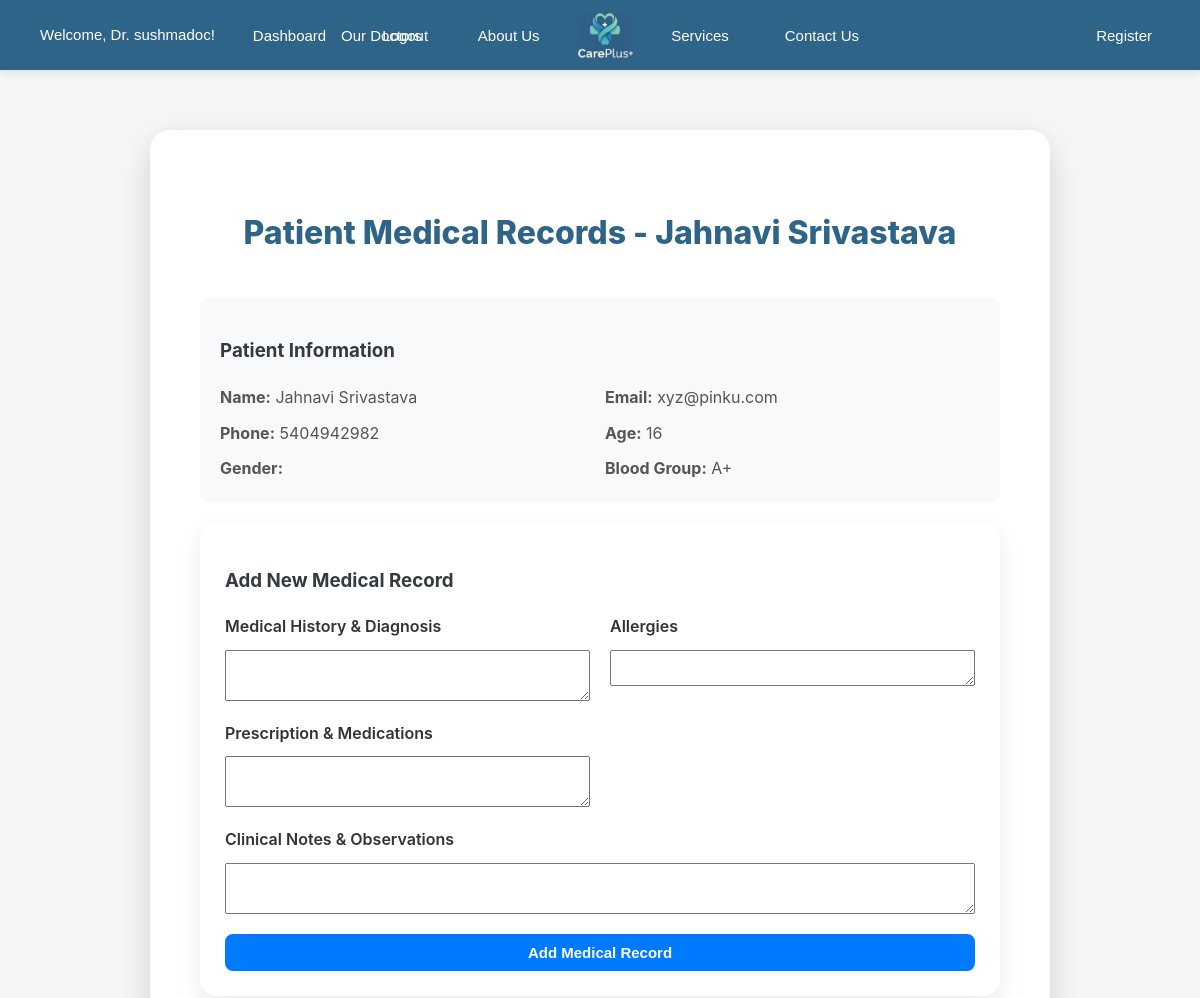
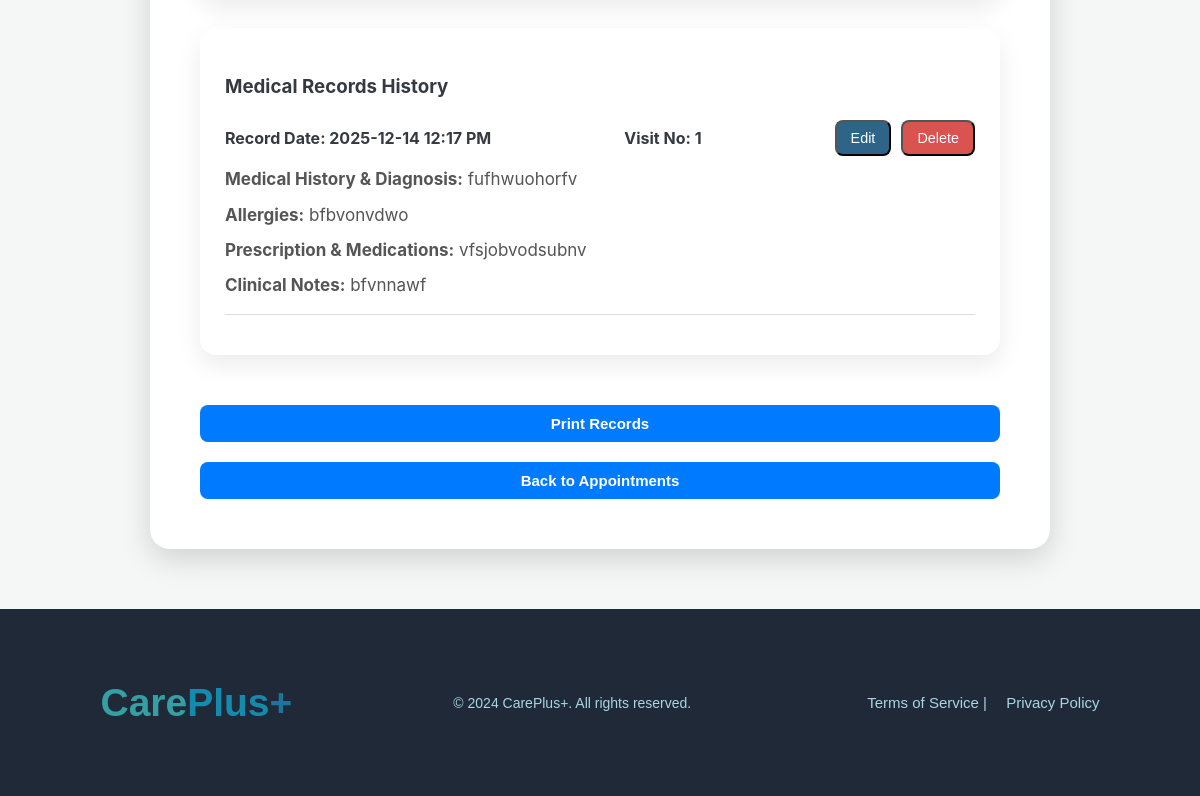
The page /view_patient_history/1 (signed in) on the database its author committed (2 pictures, top to bottom).
### app/models.py (models this page shows)
class Patient(UserMixin, db.Model):
    id = db.Column(db.Integer, primary_key=True)
    name = db.Column(db.String(150), nullable=False)
    email = db.Column(db.String(150), unique=True)
    phone = db.Column(db.String(20), nullable=False)
    age = db.Column(db.Integer)
    gender = db.Column(db.String(10))
    dob = db.Column(db.Date)
    address = db.Column(db.Text)
    blood_group = db.Column(db.String(5))
    emergency_contact_name = db.Column(db.String(150))
    emergency_contact_phone = db.Column(db.String(20))
    added_on = db.Column(db.DateTime, default=datetime.utcnow)
    password = db.Column(db.String(150), nullable=False)
    history = db.relationship('PatientHistory', backref='patient', cascade='all, delete-orphan', passive_deletes=True)
    appointments = db.relationship('Appointment', backref='patient', cascade='all, delete-orphan', passive_deletes=True)

class PatientHistory(db.Model):
    id = db.Column(db.Integer, primary_key=True)
    patient_id = db.Column(db.Integer, db.ForeignKey('patient.id', ondelete='CASCADE'), nullable=False)
    date_recorded = db.Column(db.DateTime, default=datetime.utcnow)
    medical_history = db.Column(db.Text)
    allergies = db.Column(db.Text)
    current_medications = db.Column(db.Text)
    notes = db.Column(db.Text)

### app/routes.py (the view)
    @app.route('/view_patient_history/<int:patient_id>')
    def view_patient_history(patient_id):
        if 'doctor_id' not in session:
            return redirect(url_for('doctor_login'))
        patient = Patient.query.get_or_404(patient_id)
        history_records = PatientHistory.query.filter_by(patient_id=patient_id).order_by(PatientHistory.date_recorded.asc()).all()
        for index, record in enumerate(history_records, start=1):
            record.visit_no = index
        return render_template('patient_history.html', patient=patient, history=history_records)

### templates/patient_history.html
{% extends "base.html" %}
{% block content %}
<div class="appointment-form">
    <h2>Patient Medical Records - {{ patient.name }}</h2>
    <div id="print-area">
        <div class="patient-info">
            <h3>Patient Information</h3>
            <div class="info-grid">
                <p><strong>Name:</strong> {{ patient.name }}</p>
                <p><strong>Email:</strong> {{ patient.email }}</p>
                <p><strong>Phone:</strong> {{ patient.phone }}</p>
                <p><strong>Age:</strong> {{ patient.age }}</p>
                <p><strong>Gender:</strong> {{ patient.gender }}</p>
                <p><strong>Blood Group:</strong> {{ patient.blood_group }}</p>
            </div>
        </div>
        <div class="record-box">
            <h3>Add New Medical Record</h3>
            <form method="POST" action="{{ url_for('add_patient_record', patient_id=patient.id) }}">
                <div class="form-grid">
                    <div class="form-group">
                        <label for="medical_history">Medical History & Diagnosis</label>
                        <textarea id="medical_history" name="medical_history" rows="3"></textarea>
                    </div>
                    <div class="form-group">
                        <label for="allergies">Allergies</label>
                        <textarea id="allergies" name="allergies" rows="2"></textarea>
                    </div>
                    <div class="form-group">
                        <label for="current_medications">Prescription & Medications</label>
                        <textarea id="current_medications" name="current_medications" rows="3"></textarea>
                    </div>
                    <div class="form-group full-width">
                        <label for="notes">Clinical Notes & Observations</label>
                        <textarea id="notes" name="notes" rows="3"></textarea>
                    </div>
                </div>
                <button type="submit" class="btn-primary">Add Medical Record</button>
            </form>
        </div>
        <div class="record-box">
            <h3>Medical Records History</h3>
            {% if history %}
                {% for record in history %}
                <div class="history-record">
                    <div class="record-header">
                        <strong>Record Date: {{ record.date_recorded.strftime('%Y-%m-%d %I:%M %p') }}</strong>
                        <strong>Visit No: {{ record.visit_no }}</strong>
                        <div class="record-actions">
                            <a href="{{ url_for('edit_patient_record', record_id=record.id) }}">
                              <button class="btn-small">
                                Edit
                              </button>
                            </a>
                            <form method="POST" action="{{ url_for('delete_patient_record', record_id=record.id) }}" style="display:inline;">
                                <button type="submit" class="btn-small1">Delete</button>
                            </form>
                        </div>
                    </div>
                    <div class="record-content">
                        {% if record.medical_history %}
                            <p><strong>Medical History & Diagnosis:</strong> {{ record.medical_history }}</p>
                        {% endif %}
                        {% if record.allergies %}
                            <p><strong>Allergies:</strong> {{ record.allergies }}</p>
                        {% endif %}
                        {% if record.current_medications %}
                            <p><strong>Prescription & Medications:</strong> {{ record.current_medications }}</p>
                        {% endif %}
                        {% if record.notes %}
                            <p><strong>Clinical Notes:</strong> {{ record.notes }}</p>
                        {% endif %}
                    </div>
                    <hr>
                </div>
                {% endfor %}
            {% else %}
                <p>No medical history records found.</p>
            {% endif %}
        </div>
    </div>
    <button onclick="window.print()" class="btn-primary print-btn">Print Records</button>
    <a href="{{ url_for('doctor_appointments') }}">
      <button class="btn-primary">
        Back to Appointments
      </button>
    </a>
</div>
{% endblock %}

### static/css/style.css (style rules this page uses)
body { font-family: 'Montserrat', sans-serif; margin: 0; padding: 0; background-color: #f4f7f6; color: #343a40; line-height: 1.6; }
.appointment-form { max-width: 900px; margin: 60px auto; padding: 50px; background-color: #ffffff; border-radius: 20px; box-shadow: 0 10px 30px rgba(0, 0, 0, 0.15); font-family: 'Inter', sans-serif; box-sizing: border-box; }
.appointment-form h2 { text-align: center; color: #2f6489; margin-bottom: 40px; font-size: 32px; font-weight: 800; }
.btn-primary { width: 100%; padding: 16px; background-color: #2f6489; color: #ffffff; border: none; border-radius: 12px; font-size: 1.1em; font-weight: 700; cursor: pointer; transition: background-color 0.3s, transform 0.2s, box-shadow 0.2s; margin-top: 20px; }
.appointment-form label { display: block; font-weight: 600; margin-bottom: 10px; color: #333333; font-size: 16px; }
.appointment-form p { margin: 8px 0; font-size: 17px; color: #555555; text-align: center; }
.patient-info, .medical-history { background: #f8f9fa; padding: 20px; border-radius: 8px; margin-bottom: 20px; }
.info-grid { text-align: left; display: grid; grid-template-columns: 1fr 1fr; gap: 10px; }
.info-grid p { text-align: left; margin: 0; font-size: 1em; }
.history-record { margin-bottom: 15px; }
.history-record hr { margin: 15px 0; border: none; border-top: 1px solid #ddd; }
.record-header { display: flex; justify-content: space-between; align-items: center; margin-bottom: 10px; }
.record-actions { display: flex; gap: 10px; }
.form-grid { display: grid; grid-template-columns: 1fr 1fr; gap: 20px; }
.form-group { display: flex; flex-direction: column; }
.form-group.full-width { grid-column: 1 / -1; }
.btn-primary { padding: 12px 20px; background-color: #2f6489; color: white; border: none; border-radius: 10px; font-size: 1em; font-weight: 600; cursor: pointer; text-decoration: none; display: inline-block; transition: background 0.3s ease; }
.btn-small { padding: 8px 14px; background-color: #2f6489; color: white; border-radius: 8px; font-size: 0.9em; display: inline-block; text-decoration: none; }
.btn-small1 { padding: 8px 14px; background-color: #d9534f; color: white; border-radius: 8px; font-size: 0.9em; display: inline-block; text-decoration: none; }
.record-box { background: #ffffff; padding: 25px; border-radius: 16px; box-shadow: 0 10px 25px rgba(0,0,0,0.08); margin-bottom: 30px; }
.record-content p { text-align: left; }
.btn-primary, .btn-secondary { padding: 10px 18px; border-radius: 8px; border: none; cursor: pointer; font-size: 15px; font-weight: 600; transition: 0.3s ease; }
.btn-primary { background: #007bff; color: white; }
.appointment-form { flex: 1; min-width: 300px; }

### rows shown on the page
Patient: name "Jahnavi Srivastava", email "xyz@pinku.com", phone "5404942982", age "16", blood_group "A+"
PatientHistory: date_recorded "2025-12-14 12:17 PM", visit_no "1", medical_history "fufhwuohorfv", allergies "bfbvonvdwo", current_medications "vfsjobvodsubnv", notes "bfvnnawf"

### other values the page prints
{{ session['doctor_username'] }} "sushmadoc"
